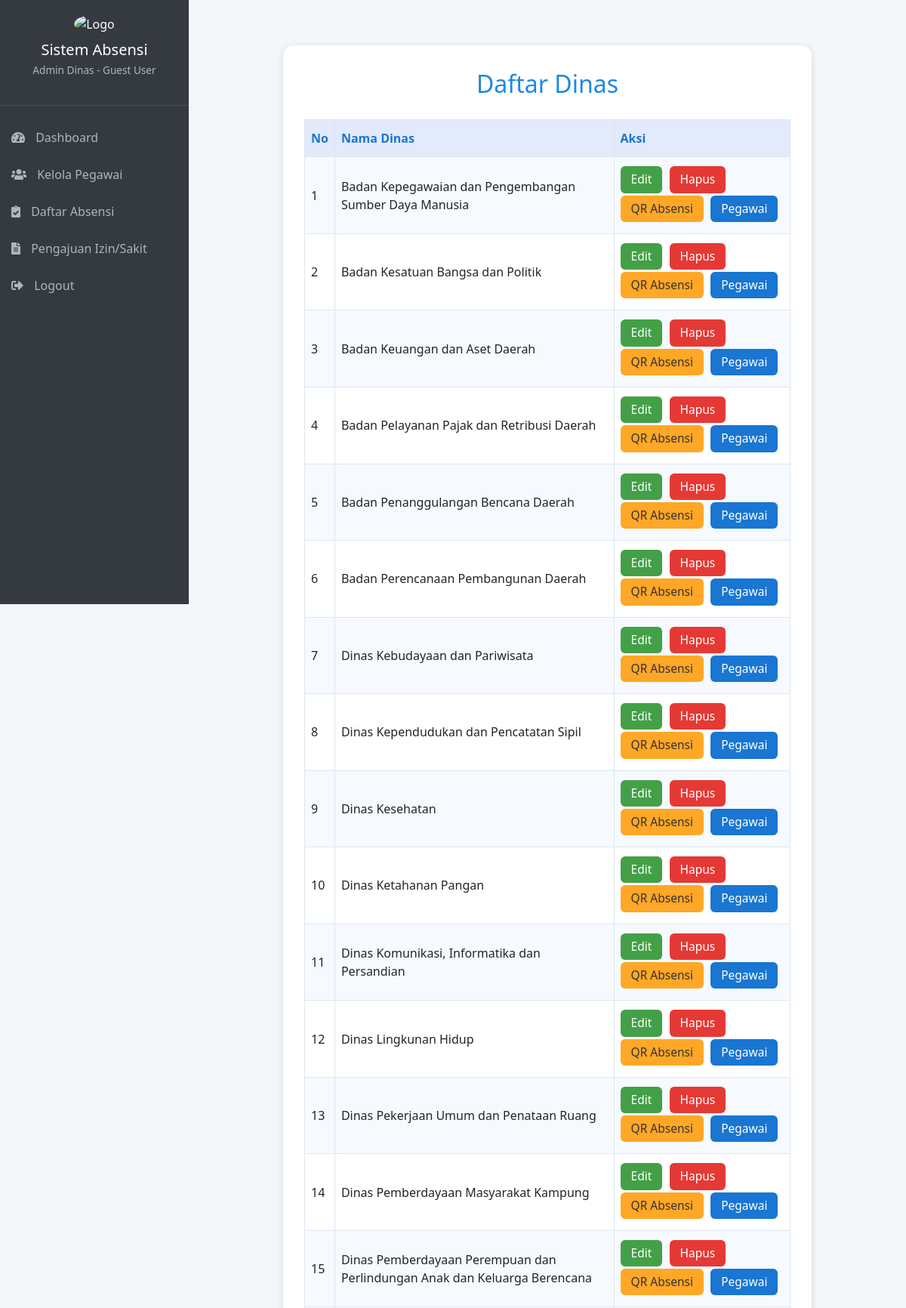
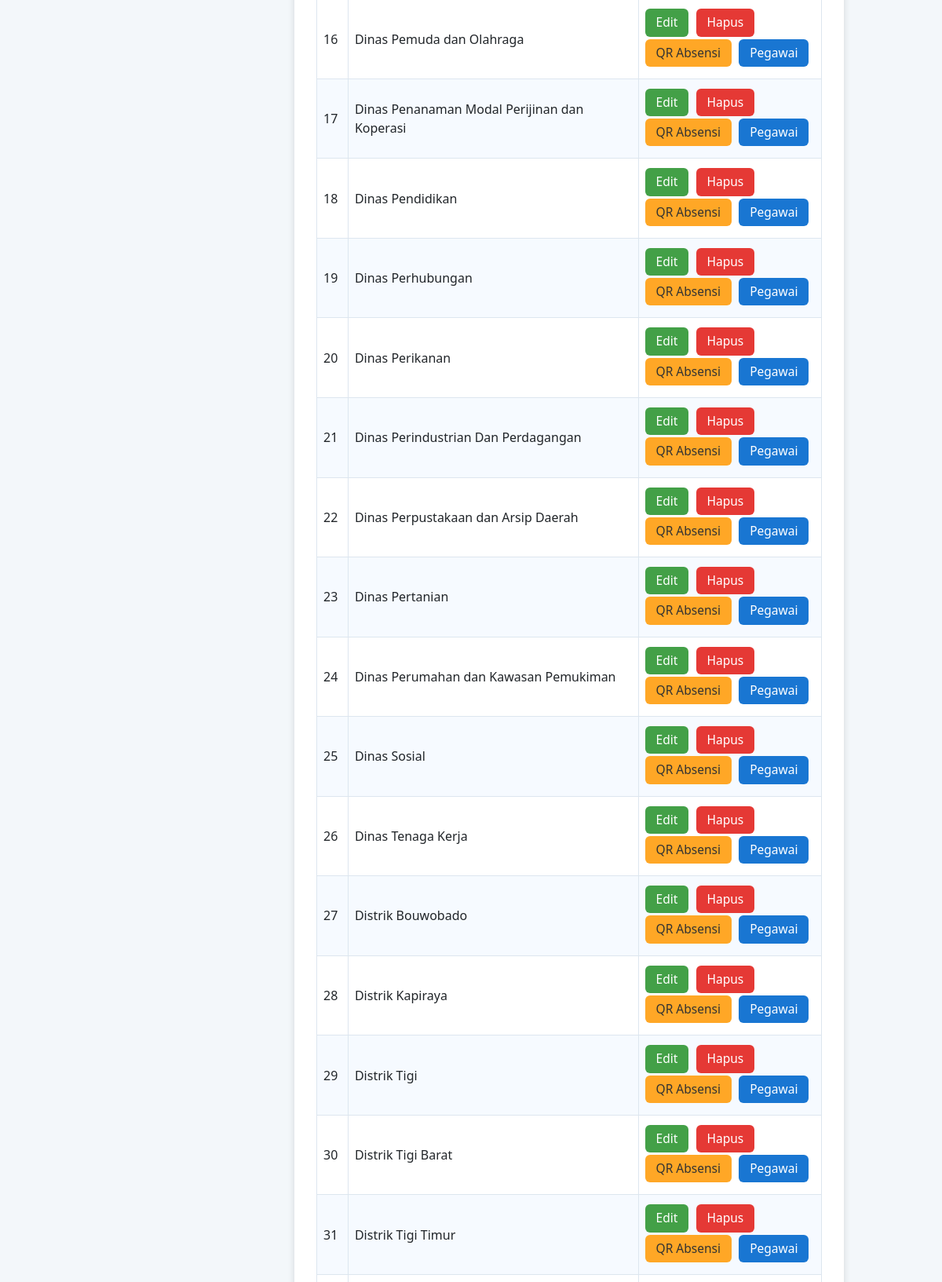
Screenshot of /admin/manage_dinas.php (signed in, upper part) with the database file from the repository (2 pictures, top to bottom).
### tables this page shows
CREATE TABLE `dinas` (
  `id_dinas` int(11) NOT NULL,
  `nama_dinas` varchar(255) NOT NULL
);

### admin/manage_dinas.php (the view, shortened to what this page needs)
<?php
require_once '../includes/header.php';
$sql = "SELECT id_dinas, nama_dinas FROM dinas ORDER BY nama_dinas";
$res = $mysqli->query($sql);
?>
<!DOCTYPE html>
<html>
<head>
</head>
<body>
    <div class="container">
        <h2>Daftar Dinas</h2>
        <table>
            <tr>
                <th>No</th>
                <th>Nama Dinas</th>
                <th>Aksi</th>
            </tr>
            <?php $no=1; while ($row = $res->fetch_assoc()): ?>
            <tr>
                <td><?= $no++ ?></td>
                <td><?= htmlspecialchars($row['nama_dinas']) ?></td>
                <td class="aksi-links">
                    <a class="edit" href="edit_dinas.php?id=<?= $row['id_dinas'] ?>">Edit</a>
                    <a class="delete" href="hapus_dinas.php?id=<?= $row['id_dinas'] ?>"
                       onclick="return confirm('Hapus dinas ini? Data pegawai juga bisa terhapus. Lanjutkan?')">Hapus</a>
                    <a class="qr" href="../pegawai/absensi.php?dinas=<?= urlencode($row['nama_dinas']) ?>" target="_blank" title="Link Absensi Dinas">QR Absensi</a>
                    <a class="pegawai" href="manage_pegawai.php?dinas=<?= urlencode($row['nama_dinas']) ?>" title="Lihat Pegawai">Pegawai</a>
                </td>
            </tr>
            <?php endwhile; ?>
        </table>
    </div>
</body>
</html>

### includes/header.php (style rules this page uses)
body { font-family: 'Segoe UI', Tahoma, Geneva, Verdana, sans-serif; background-color: #e9ecef; min-height: 100vh; display: flex; }

### admin/manage_dinas.php (style rules this page uses)
body { background: #f3f7fa; font-family: 'Segoe UI', Arial, sans-serif; margin: 0; padding: 0; }
.container { max-width: 700px; margin: 40px auto 0 auto; background: #fff; padding: 32px 28px 22px 28px; border-radius: 14px; box-shadow: 0 2px 8px #0002; }
h2 { text-align: center; color: #1e88e5; margin-bottom: 28px; }
table { width: 100%; border-collapse: collapse; margin-bottom: 24px; }
th, td { padding: 12px 8px; border: 1px solid #dde6ef; text-align: left; }
th { background: #e3eafc; font-weight: 600; color: #1976d2; }
tr:nth-child(even) { background: #f6faff; }
.aksi-links a { display: inline-block; padding: 6px 14px; border-radius: 6px; color: #fff; text-decoration: none; font-size: 0.97em; margin-right: 5px; margin-bottom: 3px; transition: background 0.16s; }
.aksi-links .edit { background: #43a047; }
.aksi-links .delete { background: #e53935; }
.aksi-links .qr { background: #ffa726; color: #333; }
.aksi-links .pegawai { background: #1976d2; }

### rows the page displays
dinas: nama_dinas "Badan Kepegawaian dan Pengembangan Sumber Daya Manusia"
dinas: nama_dinas "Badan Kesatuan Bangsa dan Politik"
dinas: nama_dinas "Badan Keuangan dan Aset Daerah"
dinas: nama_dinas "Badan Pelayanan Pajak dan Retribusi Daerah"
dinas: nama_dinas "Badan Penanggulangan Bencana Daerah"
dinas: nama_dinas "Badan Perencanaan Pembangunan Daerah"
dinas: nama_dinas "Dinas Kebudayaan dan Pariwisata"
dinas: nama_dinas "Dinas Kependudukan dan Pencatatan Sipil"
dinas: nama_dinas "Dinas Kesehatan"
dinas: nama_dinas "Dinas Ketahanan Pangan"
dinas: nama_dinas "Dinas Komunikasi, Informatika dan Persandian"
dinas: nama_dinas "Dinas Lingkunan Hidup"
dinas: nama_dinas "Dinas Pekerjaan Umum dan Penataan Ruang"
dinas: nama_dinas "Dinas Pemberdayaan Masyarakat Kampung"
dinas: nama_dinas "Dinas Pemberdayaan Perempuan dan Perlindungan Anak dan Keluarga Berencana"
dinas: nama_dinas "Dinas Pemuda dan Olahraga"
dinas: nama_dinas "Dinas Penanaman Modal Perijinan dan Koperasi"
dinas: nama_dinas "Dinas Pendidikan"
dinas: nama_dinas "Dinas Perhubungan"
dinas: nama_dinas "Dinas Perikanan"
dinas: nama_dinas "Dinas Perindustrian Dan Perdagangan"
dinas: nama_dinas "Dinas Perpustakaan dan Arsip Daerah"
dinas: nama_dinas "Dinas Pertanian"
dinas: nama_dinas "Dinas Perumahan dan Kawasan Pemukiman"
dinas: nama_dinas "Dinas Sosial"
dinas: nama_dinas "Dinas Tenaga Kerja"
dinas: nama_dinas "Distrik Bouwobado"
dinas: nama_dinas "Distrik Kapiraya"
dinas: nama_dinas "Distrik Tigi"
dinas: nama_dinas "Distrik Tigi Barat"
dinas: nama_dinas "Distrik Tigi Timur"

### other values shown
$_SESSION['hak_akses'] "Admin Dinas"
$_SESSION['nama'] "Guest User"
